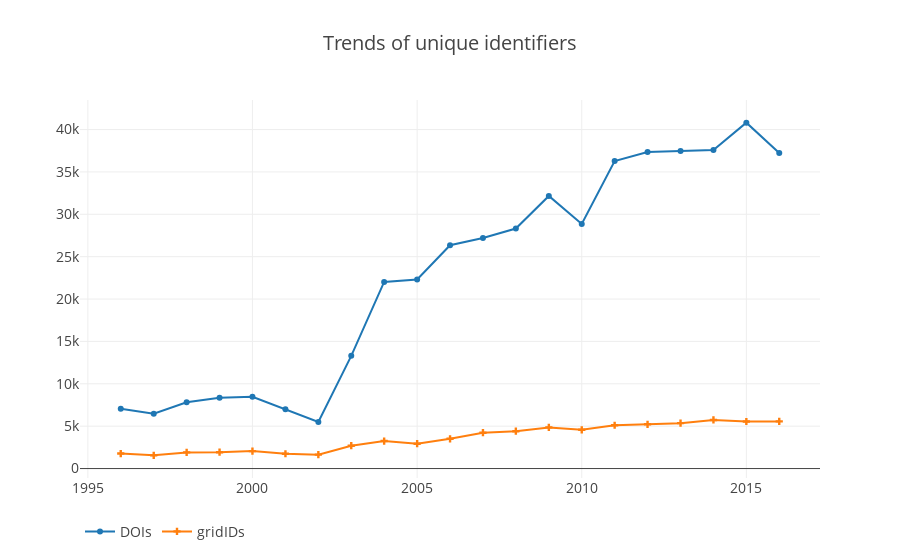

Notebook cell for this chart:
### Code cell
macro_ids = macro.groupby(['year'])['paper_doi', 'org_gridId'].nunique()

trace1 = go.Scatter(x=macro_ids.index,
                    y=macro_ids['paper_doi'],
                    name='DOIs',
                    marker=dict(symbol='circle'),
                    mode='lines+markers')
                    
trace2 = go.Scatter(x=macro_ids.index,
                    y=macro_ids['org_gridId'],
                    name='gridIDs',
                    marker=dict(symbol='cross'),
                    mode='lines+markers')

layout = go.Layout(title='Trends of unique identifiers',
                   legend=dict(orientation='h'),
                   font=dict(size=14))

fig = go.Figure(data=[trace1, trace2], layout=layout)
plotly.offline.iplot(fig)

### Figure 1 — Plotly figure (JSON) as saved in the notebook; plotly's stock layout.template omitted (floating-point values rounded to 4 significant figures)
{"data": [{"marker": {"symbol": "circle"}, "mode": "lines+markers", "name": "DOIs", "type": "scatter", "uid": "244e3c0a-0712-4bc2-ad17-6dc97b92162a", "x": ["1996-01-01", "1997-01-01", "1998-01-01", "1999-01-01", "2000-01-01", "2001-01-01", "2002-01-01", "2003-01-01", "2004-01-01", "2005-01-01", "2006-01-01", "2007-01-01", "2008-01-01", "2009-01-01", "2010-01-01", "2011-01-01", "2012-01-01", "2013-01-01", "2014-01-01", "2015-01-01", "2016-01-01"], "y": [7054, 6465, 7817, 8364, 8472, 6987, 5492, 13299, 22017, 22318, 26350, 27211, 28319, 32167, 28860, 36287, 37344, 37473, 37574, 40814, 37237]}, {"marker": {"symbol": "cross"}, "mode": "lines+markers", "name": "gridIDs", "type": "scatter", "uid": "869db79d-9474-4ea2-9289-a11e3335d863", "x": ["1996-01-01", "1997-01-01", "1998-01-01", "1999-01-01", "2000-01-01", "2001-01-01", "2002-01-01", "2003-01-01", "2004-01-01", "2005-01-01", "2006-01-01", "2007-01-01", "2008-01-01", "2009-01-01", "2010-01-01", "2011-01-01", "2012-01-01", "2013-01-01", "2014-01-01", "2015-01-01", "2016-01-01"], "y": [1768, 1558, 1906, 1928, 2061, 1747, 1641, 2699, 3244, 2930, 3509, 4229, 4408, 4855, 4574, 5109, 5222, 5360, 5734, 5554, 5563]}], "layout": {"font": {"size": 14}, "legend": {"orientation": "h"}, "title": "Trends of unique identifiers"}}
